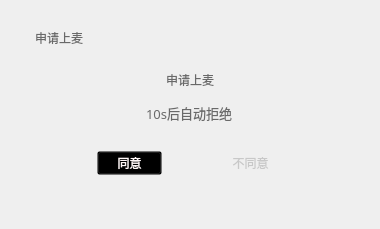
<?xml version="1.0" encoding="UTF-8"?>
<ui version="4.0">
 <class>ApplyJoinWdg</class>
 <widget class="QWidget" name="ApplyJoinWdg">
  <property name="geometry">
   <rect>
    <x>0</x>
    <y>0</y>
    <width>380</width>
    <height>229</height>
   </rect>
  </property>
  <property name="minimumSize">
   <size>
    <width>380</width>
    <height>229</height>
   </size>
  </property>
  <property name="maximumSize">
   <size>
    <width>380</width>
    <height>229</height>
   </size>
  </property>
  <property name="windowTitle">
   <string>ApplyJoinWdg</string>
  </property>
  <property name="styleSheet">
   <string notr="true"/>
  </property>
  <layout class="QVBoxLayout" name="verticalLayout_2">
   <property name="leftMargin">
    <number>25</number>
   </property>
   <property name="topMargin">
    <number>20</number>
   </property>
   <property name="rightMargin">
    <number>25</number>
   </property>
   <item>
    <widget class="QWidget" name="widget_4" native="true">
     <property name="styleSheet">
      <string notr="true">QWidget{
background-color:rgba(0,0,0,0);
}</string>
     </property>
     <layout class="QGridLayout" name="gridLayout">
      <property name="leftMargin">
       <number>0</number>
      </property>
      <property name="topMargin">
       <number>0</number>
      </property>
      <property name="rightMargin">
       <number>0</number>
      </property>
      <property name="bottomMargin">
       <number>0</number>
      </property>
      <property name="spacing">
       <number>0</number>
      </property>
      <item row="0" column="0">
       <widget class="QWidget" name="widget_title" native="true">
        <property name="minimumSize">
         <size>
          <width>0</width>
          <height>35</height>
         </size>
        </property>
        <property name="maximumSize">
         <size>
          <width>16777215</width>
          <height>35</height>
         </size>
        </property>
        <property name="styleSheet">
         <string notr="true"/>
        </property>
        <layout class="QHBoxLayout" name="horizontalLayout_2">
         <property name="leftMargin">
          <number>10</number>
         </property>
         <property name="topMargin">
          <number>0</number>
         </property>
         <property name="bottomMargin">
          <number>0</number>
         </property>
         <item alignment="Qt::AlignHCenter">
          <widget class="QLabel" name="label">
           <property name="maximumSize">
            <size>
             <width>16777215</width>
             <height>50</height>
            </size>
           </property>
           <property name="styleSheet">
            <string notr="true">color:rgb(105,105,105);
font: 12pt &quot;微软雅黑&quot;;</string>
           </property>
           <property name="text">
            <string>申请上麦</string>
           </property>
          </widget>
         </item>
         <item>
          <spacer name="horizontalSpacer">
           <property name="orientation">
            <enum>Qt::Horizontal</enum>
           </property>
           <property name="sizeHint" stdset="0">
            <size>
             <width>40</width>
             <height>20</height>
            </size>
           </property>
          </spacer>
         </item>
         <item>
          <layout class="QGridLayout" name="layout_close"/>
         </item>
        </layout>
       </widget>
      </item>
      <item row="1" column="0">
       <widget class="QWidget" name="widget" native="true">
        <layout class="QVBoxLayout" name="verticalLayout">
         <property name="bottomMargin">
          <number>19</number>
         </property>
         <item alignment="Qt::AlignHCenter">
          <widget class="QLabel" name="labApplyInfo">
           <property name="styleSheet">
            <string notr="true">color:rgb(105,105,105);
font: 12pt &quot;微软雅黑&quot;;</string>
           </property>
           <property name="text">
            <string>申请上麦</string>
           </property>
          </widget>
         </item>
         <item>
          <widget class="QWidget" name="widget_3" native="true">
           <layout class="QHBoxLayout" name="horizontalLayout_3">
            <property name="topMargin">
             <number>4</number>
            </property>
            <item alignment="Qt::AlignHCenter">
             <widget class="QLabel" name="label_TimeNotice">
              <property name="font">
               <font>
                <family>微软雅黑</family>
                <pointsize>10</pointsize>
                <weight>50</weight>
                <italic>false</italic>
                <bold>false</bold>
               </font>
              </property>
              <property name="styleSheet">
               <string notr="true">color:rgb(105,105,105);
font: 10pt &quot;微软雅黑&quot;;</string>
              </property>
              <property name="text">
               <string>10s后自动拒绝</string>
              </property>
             </widget>
            </item>
           </layout>
          </widget>
         </item>
         <item>
          <widget class="QWidget" name="widget_2" native="true">
           <property name="minimumSize">
            <size>
             <width>0</width>
             <height>0</height>
            </size>
           </property>
           <layout class="QHBoxLayout" name="horizontalLayout">
            <property name="bottomMargin">
             <number>24</number>
            </property>
            <item>
             <widget class="QPushButton" name="pushButtonAgree">
              <property name="minimumSize">
               <size>
                <width>65</width>
                <height>24</height>
               </size>
              </property>
              <property name="maximumSize">
               <size>
                <width>65</width>
                <height>24</height>
               </size>
              </property>
              <property name="styleSheet">
               <string notr="true">QPushButton{
	color: rgb(255, 247, 247);
	border-image: url(:/sysButton/img/sysButton/okButton.png);
}
QPushButton:hover{
	color: rgb(255, 247, 247);
	border-image: url(:/sysButton/img/sysButton/okButtonOn.png);
}
QPushButton:pressed{
	color: rgb(255, 247, 247);
	border-image: url(:/sysButton/img/sysButton/okButton.png);
}
</string>
              </property>
              <property name="text">
               <string>同意</string>
              </property>
              <property name="autoRepeat">
               <bool>false</bool>
              </property>
             </widget>
            </item>
            <item>
             <widget class="QToolButton" name="toolButtonRefuse">
              <property name="maximumSize">
               <size>
                <width>65</width>
                <height>24</height>
               </size>
              </property>
              <property name="styleSheet">
               <string notr="true">
QToolButton{
      background-color:transparent;
      	border-image:url(:/sysButton/img/sysButton/cancelButton.png);
        color: rgb(200, 200, 200);
      background-color:transparent;
      }
      
      QToolButton:hover{
      background-color:transparent;
      	border-image:url(:/sysButton/img/sysButton/cancelButtonOn.png);
        color: rgb(255, 255, 255);
      }</string>
              </property>
              <property name="text">
               <string>不同意</string>
              </property>
              <property name="autoRaise">
               <bool>true</bool>
              </property>
             </widget>
            </item>
           </layout>
          </widget>
         </item>
        </layout>
       </widget>
      </item>
     </layout>
    </widget>
   </item>
  </layout>
 </widget>
 <layoutdefault spacing="6" margin="11"/>
 <resources>
  <include location="../../../VhallLive/project/VhallLive.qrc"/>
 </resources>
 <connections/>
</ui>
